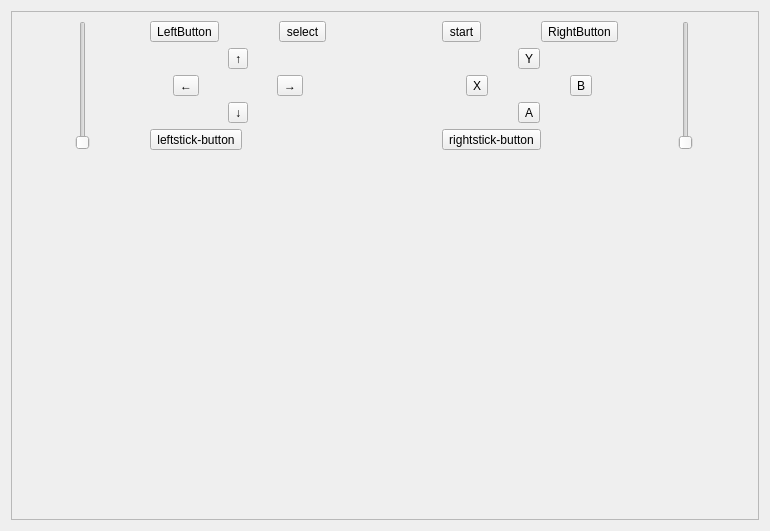
<?xml version="1.0" encoding="UTF-8"?>
<ui version="4.0">
 <class>gamepad</class>
 <widget class="QWidget" name="gamepad">
  <property name="geometry">
   <rect>
    <x>0</x>
    <y>0</y>
    <width>770</width>
    <height>531</height>
   </rect>
  </property>
  <property name="windowTitle">
   <string>Form</string>
  </property>
  <layout class="QGridLayout" name="gridLayout_3">
   <item row="0" column="0">
    <widget class="QFrame" name="frame">
     <property name="frameShape">
      <enum>QFrame::StyledPanel</enum>
     </property>
     <property name="frameShadow">
      <enum>QFrame::Raised</enum>
     </property>
     <layout class="QGridLayout" name="gridLayout_6">
      <item row="0" column="0">
       <layout class="QGridLayout" name="gridLayout_4">
        <item row="0" column="0" rowspan="3">
         <widget class="QSlider" name="vs_lt">
          <property name="maximum">
           <number>255</number>
          </property>
          <property name="orientation">
           <enum>Qt::Vertical</enum>
          </property>
         </widget>
        </item>
        <item row="0" column="1">
         <widget class="QToolButton" name="btn_8">
          <property name="text">
           <string>LeftButton</string>
          </property>
         </widget>
        </item>
        <item row="0" column="2">
         <widget class="QToolButton" name="btn_5">
          <property name="text">
           <string>select</string>
          </property>
         </widget>
        </item>
        <item row="1" column="1" colspan="2">
         <layout class="QGridLayout" name="gridLayout">
          <item row="0" column="1">
           <widget class="QToolButton" name="btn_0">
            <property name="text">
             <string>↑</string>
            </property>
           </widget>
          </item>
          <item row="1" column="0">
           <widget class="QToolButton" name="btn_2">
            <property name="text">
             <string>←</string>
            </property>
           </widget>
          </item>
          <item row="1" column="2">
           <widget class="QToolButton" name="btn_3">
            <property name="styleSheet">
             <string notr="true"/>
            </property>
            <property name="text">
             <string>→</string>
            </property>
           </widget>
          </item>
          <item row="2" column="1">
           <widget class="QToolButton" name="btn_1">
            <property name="text">
             <string>↓</string>
            </property>
           </widget>
          </item>
         </layout>
        </item>
        <item row="2" column="1" colspan="2">
         <widget class="QToolButton" name="btn_6">
          <property name="styleSheet">
           <string notr="true"/>
          </property>
          <property name="text">
           <string>leftstick-button</string>
          </property>
         </widget>
        </item>
       </layout>
      </item>
      <item row="0" column="1">
       <layout class="QGridLayout" name="gridLayout_5">
        <item row="0" column="0">
         <widget class="QToolButton" name="btn_4">
          <property name="text">
           <string>start</string>
          </property>
         </widget>
        </item>
        <item row="0" column="1">
         <widget class="QToolButton" name="btn_9">
          <property name="text">
           <string>RightButton</string>
          </property>
         </widget>
        </item>
        <item row="0" column="2" rowspan="3">
         <widget class="QSlider" name="vs_rt">
          <property name="maximum">
           <number>255</number>
          </property>
          <property name="orientation">
           <enum>Qt::Vertical</enum>
          </property>
         </widget>
        </item>
        <item row="1" column="0" colspan="2">
         <layout class="QGridLayout" name="gridLayout_2">
          <item row="0" column="1">
           <widget class="QToolButton" name="btn_15">
            <property name="text">
             <string>Y</string>
            </property>
           </widget>
          </item>
          <item row="1" column="0">
           <widget class="QToolButton" name="btn_14">
            <property name="text">
             <string>X</string>
            </property>
           </widget>
          </item>
          <item row="1" column="2">
           <widget class="QToolButton" name="btn_13">
            <property name="text">
             <string>B</string>
            </property>
           </widget>
          </item>
          <item row="2" column="1">
           <widget class="QToolButton" name="btn_12">
            <property name="text">
             <string>A</string>
            </property>
           </widget>
          </item>
         </layout>
        </item>
        <item row="2" column="0" colspan="2">
         <widget class="QToolButton" name="btn_7">
          <property name="text">
           <string>rightstick-button</string>
          </property>
         </widget>
        </item>
       </layout>
      </item>
      <item row="1" column="0">
       <layout class="QHBoxLayout" name="horizontalLayout" stretch="0,1">
        <item>
         <layout class="QVBoxLayout" name="verticalLayout">
          <item>
           <widget class="QLabel" name="lb_lt_val">
            <property name="text">
             <string/>
            </property>
           </widget>
          </item>
          <item>
           <widget class="QLabel" name="lb_ls_val_x">
            <property name="minimumSize">
             <size>
              <width>60</width>
              <height>0</height>
             </size>
            </property>
            <property name="text">
             <string/>
            </property>
           </widget>
          </item>
          <item>
           <widget class="QLabel" name="lb_ls_val_y">
            <property name="text">
             <string/>
            </property>
           </widget>
          </item>
          <item>
           <spacer name="verticalSpacer">
            <property name="orientation">
             <enum>Qt::Vertical</enum>
            </property>
            <property name="sizeHint" stdset="0">
             <size>
              <width>20</width>
              <height>40</height>
             </size>
            </property>
           </spacer>
          </item>
         </layout>
        </item>
        <item>
         <widget class="stickpos" name="leftstick_image" native="true"/>
        </item>
       </layout>
      </item>
      <item row="1" column="1">
       <layout class="QHBoxLayout" name="horizontalLayout_2" stretch="1,0">
        <item>
         <widget class="stickpos" name="rightstick_image" native="true"/>
        </item>
        <item>
         <layout class="QVBoxLayout" name="verticalLayout_2">
          <item>
           <widget class="QLabel" name="lb_rt_val">
            <property name="text">
             <string/>
            </property>
           </widget>
          </item>
          <item>
           <widget class="QLabel" name="lb_rs_val_x">
            <property name="minimumSize">
             <size>
              <width>60</width>
              <height>0</height>
             </size>
            </property>
            <property name="text">
             <string/>
            </property>
           </widget>
          </item>
          <item>
           <widget class="QLabel" name="lb_rs_val_y">
            <property name="text">
             <string/>
            </property>
           </widget>
          </item>
          <item>
           <spacer name="verticalSpacer_2">
            <property name="orientation">
             <enum>Qt::Vertical</enum>
            </property>
            <property name="sizeHint" stdset="0">
             <size>
              <width>20</width>
              <height>40</height>
             </size>
            </property>
           </spacer>
          </item>
         </layout>
        </item>
       </layout>
      </item>
     </layout>
    </widget>
   </item>
  </layout>
 </widget>
 <customwidgets>
  <customwidget>
   <class>stickpos</class>
   <extends>QWidget</extends>
   <header>stickpos.h</header>
   <container>1</container>
  </customwidget>
 </customwidgets>
 <resources/>
 <connections/>
</ui>
